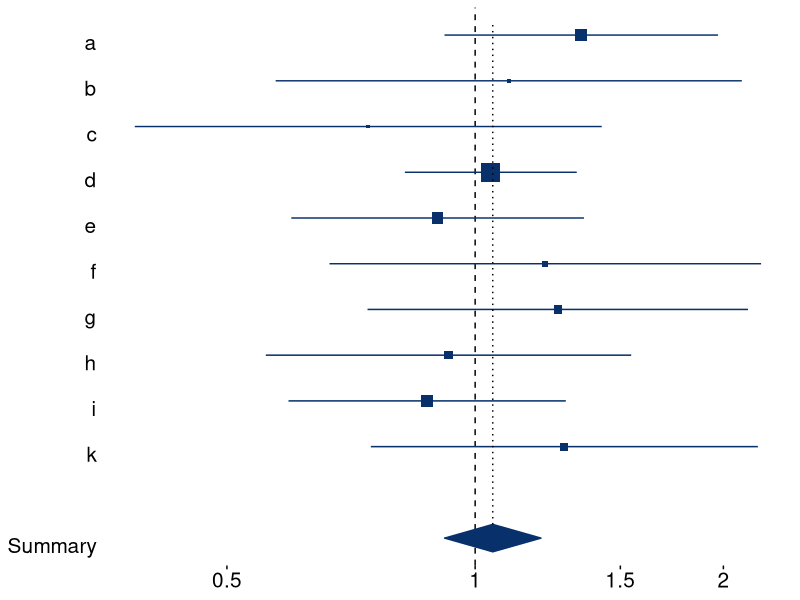
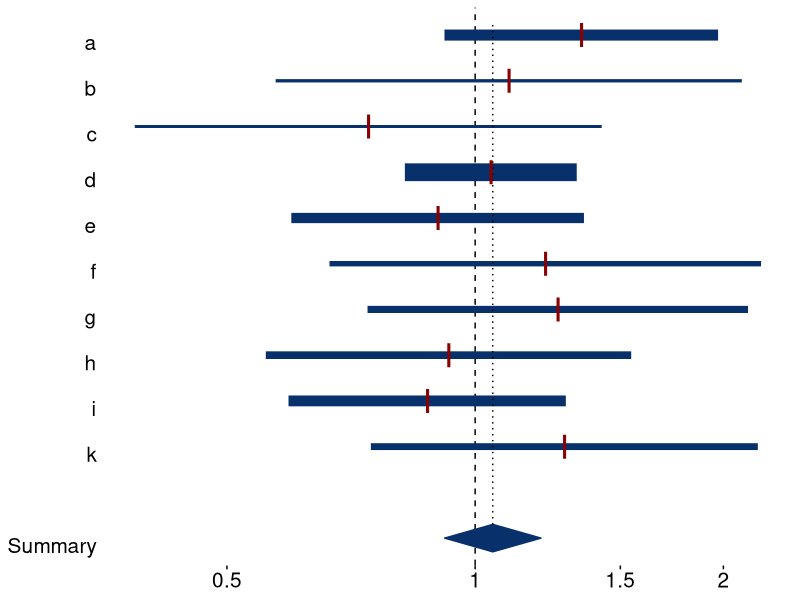
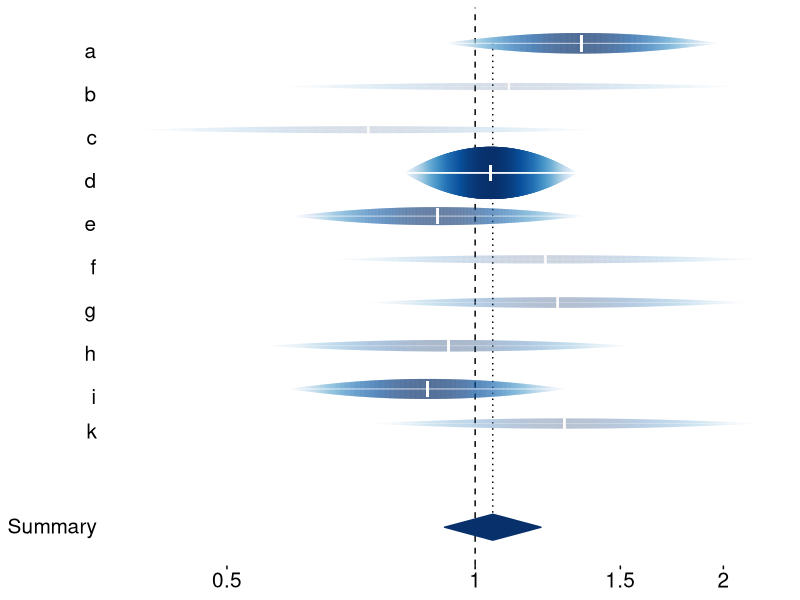
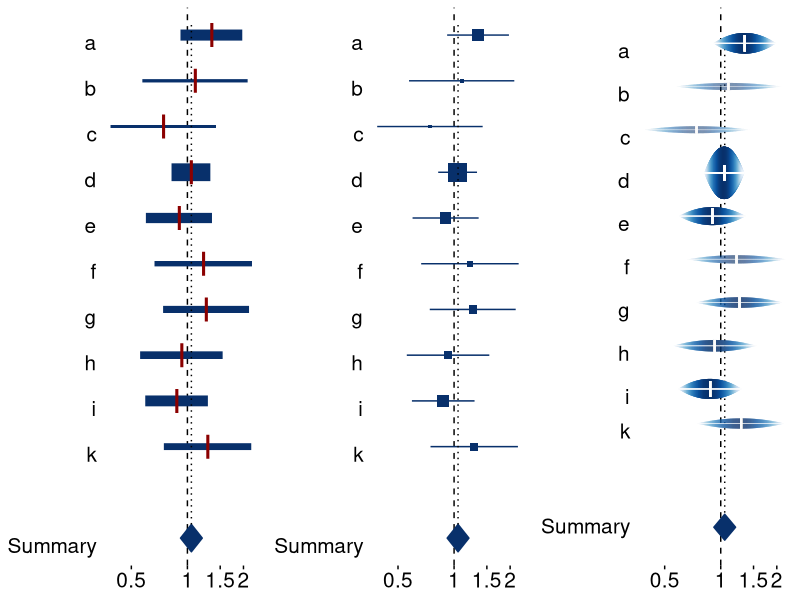

Recreate these plots in R, in order.
##########################################################################################################
##########################################################################################################
## versions of forest forest plots: conventional forest plot, thick forest plot, rainforest plot
##########################################################################################################
##########################################################################################################
library(metafor) #calculate MA
library(ggplot2) #plot graphs
library(scales) #for axis transformation to log scale 
library(gridExtra) #grid.arrange()
library(RColorBrewer) #for blues
library(plyr) #mdply()

##########################################################################################################
## ggplot2: new theme for forest plots
##########################################################################################################
blacktheme <- theme_set(theme_grey())
theme_set(blacktheme)
blacktheme <-theme_update(panel.grid.major = element_blank(),
                          panel.grid.minor = element_blank(),
                          panel.background = element_blank(),
                          axis.title.x = element_blank(),
                          axis.title.y = element_blank(),
                          axis.text.x = element_text(family="sans", color="black", size=15),
                          axis.text.y = element_text(family="sans", color="black", size=15, vjust=1),
                          axis.ticks.x = element_line(color="black"),
                          axis.ticks.y = element_blank())
blacktheme <- theme_set(blacktheme)

blues2 <- brewer.pal(9, "Blues")

##########################################################################################################
##########################################################################################################
## simulated MA, see Peters 2006, Bax 2009
##########################################################################################################
##########################################################################################################
set.seed(81124)
baseline <- runif(10, 0.2,0.4)  #10 studies with baseline risk between 0.2 and 0.4
OR <- rlnorm(10, meanlog=0, sdlog=0.17) #sample OR
size <- rlnorm(10, 5, 0.7) #size of study arms

treatment <- baseline/OR #risk in treatment group

#calculate cell frequencies
d <- baseline*size
b <- treatment*size
a <- size-b
c <- size-d

#calculate MA with fixed effect
meta <- rma(ai=a, bi=b, ci=c, di=d, measure="OR", method="FE")
meta

################
##make dataframe for plotting
################
dat <- data.frame(a,b,c,d) #cell frequencies
dat <- escalc(data=dat, measure="OR", ai=a, bi=b, ci=c, di=d, append=TRUE) #yi=log OR, vi=log variance
dat$lower <- (dat$yi - 1.96*sqrt(dat$vi)) #lower CI
dat$upper <- (dat$yi + 1.96*sqrt(dat$vi)) #upper CI

#empty row to force space between last study and summary
empty <- data.frame(a=c(NA, NA), b=c(NA, NA), c=c(NA,NA), d=c(NA,NA),
                    yi=c(NA,NA), vi=c(NA,NA),lower=c(NA,NA), upper=c(NA,NA))
dat <- rbind(dat, empty) # bind together
#add labels
dat$study <- factor(c(1:10, "", "Summary"), levels=c("Summary", "", 10:1), 
                    labels=c("Summary", "", rev(c("a", "b", "c", "d", "e", "f", "g", "h", "i", "k"))))

dat$weight <- c(weights(meta), NA, NA) #add weights and NA for empty rows

################
##add info for summary diamond and effect line
################

## summary estimates for diamond and effect line
dat$sum.y <- c(1, 0.7, 1, 1.3, NA, NA, NA, NA, NA, NA, NA, NA)
dat$sum.x <- c(meta$ci.lb, meta$b, meta$ci.ub, meta$b, NA, NA, NA, NA, NA, NA, NA, NA)
dat$line.y <- c(1.3, 12.3, NA, NA, NA, NA, NA, NA, NA, NA, NA, NA)
dat$line.x <- c(meta$b, meta$b, NA, NA, NA, NA, NA, NA, NA, NA, NA, NA)

##########################################################################################################
## conventional forest plot
##########################################################################################################

conv <- ggplot(data=dat, aes(y=study, x=yi, xmin=lower, xmax=upper))+
  geom_vline(aes(x=1), linetype=2, xintercept = 0)+
  geom_point(aes(size=weight), shape=15, col="#08306B")+
  geom_errorbarh(height=0, col="#08306B")+
  geom_polygon(aes(x=sum.x, y=sum.y), color="#08306B", fill="#08306B")+
  geom_line(aes(y=line.y, x=line.x), linetype=3)+
  scale_x_continuous(name="",breaks=trans_breaks("exp", function(x) log(x), n=5), 
                     labels=trans_format("exp", math_format(expr=.x)))+
  blacktheme+
  theme(legend.position="none")
conv

##########################################################################################################
## thick forest plot
##########################################################################################################

thick <- ggplot(data=dat, aes(y=study, x=yi, xmin=lower, xmax=upper))+
  geom_vline(aes(x=1), linetype=2, xintercept = 0)+
  geom_errorbarh(aes(size=weight),height=0, shape=15, show_guide=FALSE, , col="#08306B")+
  geom_polygon(aes(x=sum.x, y=sum.y), color="#08306B", fill="#08306B")+
  geom_line(aes(x=line.x, y=line.y), linetype=3)+
  geom_point(shape="I", show_guide=FALSE, color="darkred", size=8) +
  blacktheme+
  scale_x_continuous(name="",breaks=trans_breaks("exp", function(x) log(x), n=5), 
                     labels=trans_format("exp", math_format(expr=.x)))
thick


##########################################################################################################
## rainforest
##########################################################################################################
################
##calculate densities
################

rain <- function(mean, sd, lower, upper) {
  x <- seq(lower, upper, length=500)
  dens <- dnorm(x, mean=mean, sd=sd, log=TRUE)
  dens0 <- dens -min(dens)
  return(data.frame(dens0, x))
}


dat2 <- data.frame("mean"=dat$yi, "sd"=sqrt(dat$vi), "lower"=dat$lower, "upper"=dat$upper)
dat2 <- dat2[1:10,]

################
##apply function over dataframe, make dataframe for plotting
################
raindat <- mdply(dat2, rain)

# add weights
raindat$weight <- rep(c(weights(meta)), each=500)

# compute values above and below, factor in weight
raindat$order <- rev(rep(c(1, 5, 10, 15, 20, 25, 30, 35, 40, 45), each=500)) #force ordering of studies
raindat$above.weight <- raindat$dens0*raindat$weight/20+raindat$order
raindat$below.weight <- raindat$order-raindat$dens0*raindat$weight/20

#summary est
#raindat$sum.y <- c(rep(NA, 4000), -10, -8.5, -10, -11.5, rep(NA, 996))
raindat$sum.y <- c(rep(NA, 4000), -11, -9.5, -11, -12.5, rep(NA, 996))
raindat$sum.x <- c(rep(NA, 4000), meta$ci.lb, meta$b, meta$ci.ub, meta$b, rep(NA, 996))
raindat$line.y <- c(-10, 45, rep(NA, 4998))
raindat$line.x <- c(meta$b, meta$b, rep(NA, 4998))


rainforest <- ggplot(raindat, aes(x=x, xend=x, y=above.weight, yend=order, alpha=weight, color=dens0))+
  geom_vline(aes(x=1), color="black", linetype=2, xintercept = 0)+
  geom_line(aes(x=line.x, y=line.y), col="black", linetype=3, alpha=1)+
  stat_identity(geom="segment")+
  stat_identity(geom="segment", aes(y=below.weight))+
  geom_point(aes(x=mean, y=order), shape="I", col="white", size=5)+
  geom_segment(aes(y=order+0.05, yend=order-0.05, x=x, xend=x), col="white")+
  scale_colour_gradientn(colours=blues2, guide="none")+
  geom_polygon(aes(x=sum.x, y=sum.y), color="#08306B", fill="#08306B", alpha=1)+
  ylim(c(-15, 45))+
  scale_y_continuous(breaks=c(-10, 1, 5, 10, 15, 20, 25, 30, 35, 40, 45),
                     labels=c("Summary", rev(c("a", "b", "c", "d", "e", "f", "g", "h", "i", "k"))))+
  scale_x_continuous(name="",breaks=trans_breaks("exp", function(x) log(x), n=5), 
                     labels=trans_format("exp", math_format(expr=.x)))+ ##needs library(scales)
  guides(alpha=FALSE)+
  blacktheme
rainforest


grid.arrange(thick, conv, rainforest,  nrow=1)
